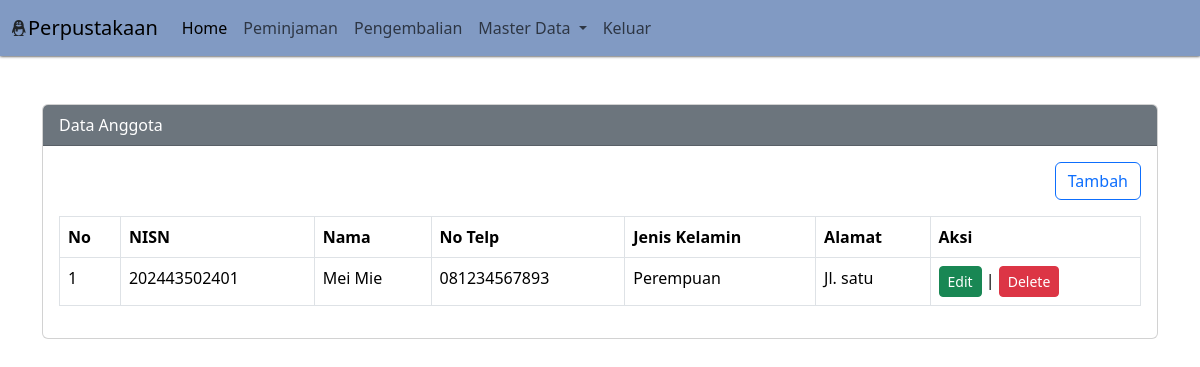
Screenshot of /?pg=anggota with the database file from the repository.
### tables this page shows
CREATE TABLE `anggota` (
  `id` int(11) NOT NULL,
  `nisn` varchar(16) NOT NULL,
  `nama_lengkap` varchar(50) NOT NULL,
  `jenis_kelamin` enum('Laki-Laki','Perempuan') NOT NULL,
  `no_telp` varchar(13) NOT NULL,
  `alamat` text NOT NULL,
  `created_at` timestamp NOT NULL DEFAULT current_timestamp(),
  `updated_at` timestamp NOT NULL DEFAULT current_timestamp() ON UPDATE current_timestamp()
);

### content/anggota.php (the view, shortened to what this page needs)
<?php
$queryAnggota = mysqli_query($koneksi, "SELECT * FROM anggota ORDER BY id DESC");
?>
<div class="container mt-5">
    <div class="row">
        <div class="col-sm-12">
            <div class="card">
                <div class="card-header bg-secondary text-white">Data Anggota</div>
                <div class="card-body">
                    <div align="right" class="mb-3">
                        <a href="?pg=tambah-anggota" class="btn btn-outline-primary">Tambah</a>
                    </div>
                    <table class="table table-bordered">
                        <thead>
                            <tr>
                                <th>No</th>
                                <th>NISN</th>
                                <th>Nama</th>
                                <th>No Telp</th>
                                <th>Jenis Kelamin</th>
                                <th>Alamat</th>
                                <th>Aksi</th>
                            </tr>
                        </thead>
                        <tbody>
                            <?php $no = 1;
                            while ($rowAnggota = mysqli_fetch_assoc($queryAnggota)) : ?>
                                <tr>
                                    <td><?php echo $no++ ?></td>
                                    <td><?php echo $rowAnggota['nisn'] ?></td>
                                    <td><?php echo $rowAnggota['nama_lengkap'] ?> </td>
                                    <td><?php echo $rowAnggota['no_telp'] ?> </td>
                                    <td><?php echo $rowAnggota['jenis_kelamin'] ?> </td>
                                    <td><?php echo $rowAnggota['alamat'] ?> </td>
                                    <td>
                                        <a href="?pg=tambah-anggota&editAnggota=<?php echo $rowAnggota['id'] ?>" class="btn btn-sm btn-success">Edit</a> |
                                        <a onclick="return confirm('Apakah anda yakin akan menghapus data ini?')" href="?pg=tambah-anggota&delete=<?php echo $rowAnggota['id'] ?>" class="btn btn-sm btn-danger">Delete</a>
                                    </td>
                                </tr>
                            <?php endwhile ?>
                        </tbody>
                    </table>
                </div>
            </div>
        </div>
    </div>
</div>

### index.php (style rules this page uses)
body { background-image: url('assets/img/1.jpg'); background-size: cover; }

### rows the page displays
anggota: nisn "202443502401", nama_lengkap "Mei Mie", no_telp "081234567893", jenis_kelamin "Perempuan", alamat "Jl. satu"
